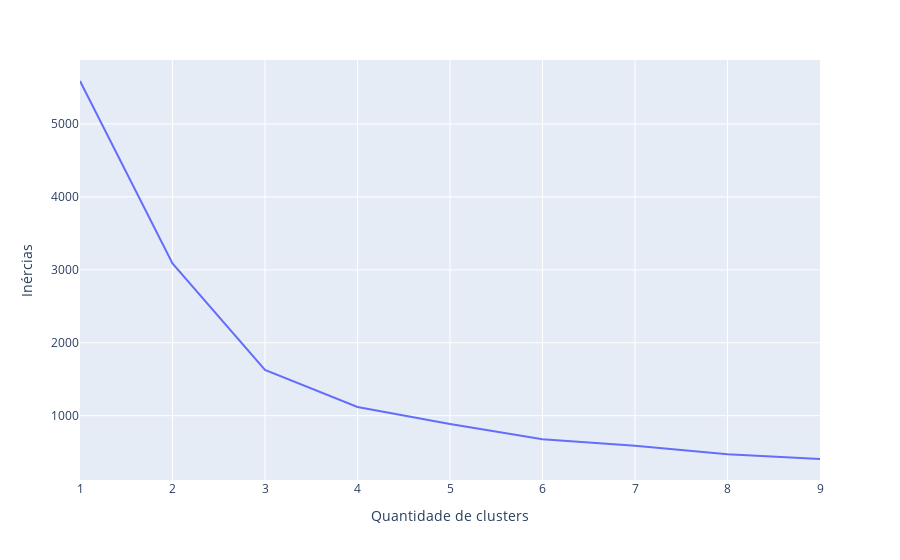

The notebook cell saved with this chart:
### Code cell
# Visualizando a relação entre inércia e K
fig_cotovelo = px.line(x=valores_k, y=inercias
).update_layout(xaxis_title='Quantidade de clusters', yaxis_title='Inércias')
                                                                       
fig_cotovelo.show()

### Figure 1 — Plotly figure (JSON) as saved in the notebook; plotly's stock layout.template omitted (floating-point values rounded to 4 significant figures)
{"data": [{"hovertemplate": "x=%{x}<br>y=%{y}<extra></extra>", "legendgroup": "", "line": {"color": "#636efa", "dash": "solid"}, "marker": {"symbol": "circle"}, "mode": "lines", "name": "", "orientation": "v", "showlegend": false, "type": "scatter", "x": [1, 2, 3, 4, 5, 6, 7, 8, 9], "xaxis": "x", "y": [5589.0, 3087.0, 1629.0, 1120.0, 885.3, 676.7, 586.7, 471.4, 406.4], "yaxis": "y"}], "layout": {"legend": {"tracegroupgap": 0}, "margin": {"t": 60}, "xaxis": {"anchor": "y", "domain": [0, 1], "title": {"text": "Quantidade de clusters"}}, "yaxis": {"anchor": "x", "domain": [0, 1], "title": {"text": "Inércias"}}}}
